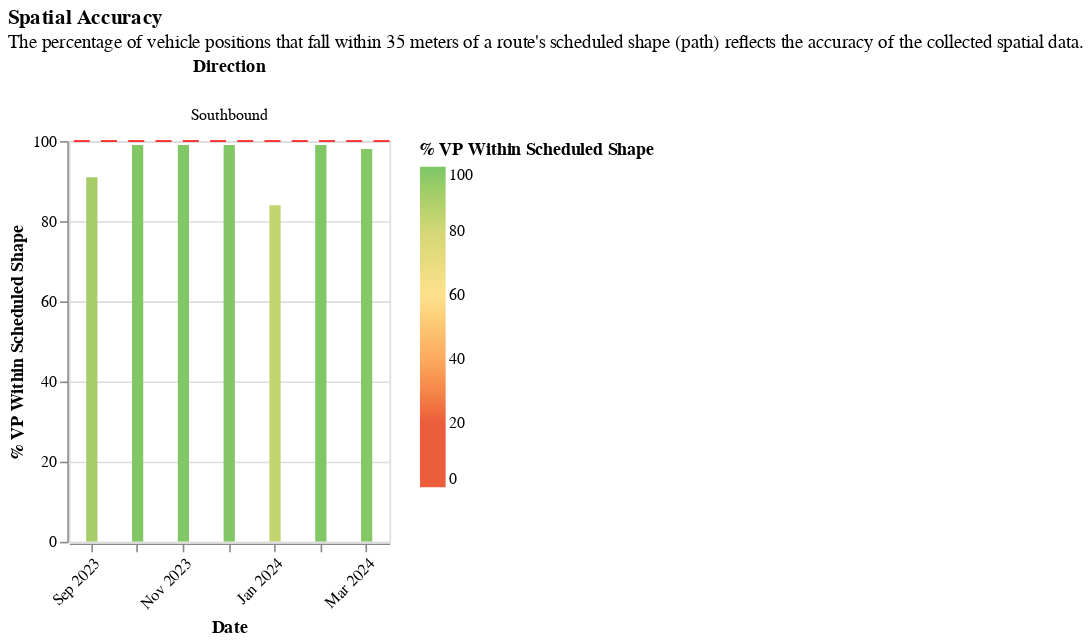

Write notebook code for a chart like this one.
### Markdown cell above
#### Spatial Accuracy

### Code cell
(
        section2_utils.base_facet_with_ruler_chart(
            all_day,
            "% VP within Scheduled Shape",
            "ruler_100_pct",
            readable_dict["spatial_accuracy_graph"]["title"],
            readable_dict["spatial_accuracy_graph"]["subtitle"],
            color_dict["spatial_accuracy_domain"],
            color_dict["spatial_accuracy_range"]
        )
        .add_params(xcol_param)
        .transform_filter(xcol_param)
    )

### Figure 1 — Vega-Lite specification as saved in the notebook (floating-point values rounded to 4 significant figures)
{"config": {"view": {"continuousWidth": 300, "continuousHeight": 300}}, "data": {"name": "data-6759fd88b462405e6327af52a3dc3830"}, "facet": {"column": {"field": "Direction", "type": "nominal"}}, "spec": {"layer": [{"mark": {"type": "bar", "clip": true, "size": 7}, "encoding": {"color": {"field": "% VP within Scheduled Shape", "scale": {"domain": [0, 20, 40, 60, 80, 100], "range": ["#ec5d3b", "#ec5d3b", "#fcaa5f", "#fde18d", "#d2d776", "#7cc665"]}, "title": "% VP Within Scheduled Shape", "type": "quantitative"}, "tooltip": [{"field": "Period", "type": "nominal"}, {"field": "Route", "type": "nominal"}, {"field": "Organization", "type": "nominal"}, {"field": "Date", "type": "temporal"}, {"field": "Direction", "type": "nominal"}, {"field": "% VP within Scheduled Shape", "type": "quantitative"}], "x": {"axis": {"format": "%b %Y", "labelAngle": -45}, "field": "Date", "timeUnit": "yearmonthdate", "title": ["Date"], "type": "ordinal"}, "y": {"field": "% VP within Scheduled Shape", "scale": {"domain": [0, 100]}, "title": "% VP Within Scheduled Shape", "type": "quantitative"}}, "name": "view_4"}, {"mark": {"type": "rule", "color": "red", "strokeDash": [10, 7]}, "encoding": {"y": {"aggregate": "mean", "field": "ruler_100_pct", "type": "quantitative"}}}], "height": 250, "width": 200}, "params": [{"name": "param_1", "select": {"type": "point", "fields": ["Route"]}, "bind": {"input": "select", "options": ["Residential Route", "Express Route"], "name": "Routes: "}, "value": "Residential Route", "views": ["view_4"]}], "title": {"text": "Spatial Accuracy", "subtitle": ["The percentage of vehicle positions that fall within 35 meters of a route's scheduled shape (path) reflects the accuracy of the collected spatial data."]}, "transform": [{"filter": {"param": "param_1"}}], "$schema": "https://vega.github.io/schema/vega-lite/v5.17.0.json", "datasets": {"data-6759fd88b462405e6327af52a3dc3830": [{"schedule_gtfs_dataset_key": "09a703757d1ed14ca9580b1385e39315", "dir_0_1": 0.0, "Period": "All Day", "Average Scheduled Service (trip minutes)": 49, "Average Stop Distance (miles)": 0.24, "# scheduled trips": 14, "Trips per Hour": 0.58, "is_express": 0.0, "is_rapid": 0.0, "is_rail": 0.0, "is_coverage": 1.0, "is_downtown_local": 1.0, "is_local": 0.0, "Date": "2023-10-11T00:00:00", "Route typology": "downtown_local", "# Minutes with 1+ VP per Minute": 737, "# Minutes with 2+ VP per Minute": 729, "Aggregate Actual Service Minutes": 774.4, "Aggregate Scheduled Service Minutes (all trips)": 637.0, "# VP": 2180, "# VP within Scheduled Shape": 2150, "# Early Arrival Trips": 2, "# On-Time Trips": 7, "# Late Trips": 4, "# Trips with VP": 13, "Average VP per Minute": 2, "% VP within Scheduled Shape": 99, "pct_rt_journey_atleast1_vp": 95.0, "pct_rt_journey_atleast2_vp": 94.0, "% Scheduled Trip w/ 1+ VP/Minute": 100.0, "% Scheduled Trip w/ 2+ VP/Minute": 100.0, "Realtime versus Scheduled Service Ratio": 1.22, "Average Actual Service (Trip Minutes)": 59.57, "GTFS Availability": "schedule_and_vp", "Speed (MPH)": 9.46, "Transit Operator": "Lawndale Beat GMV Schedule", "route_long_name": "Residential Route", "route_short_name": "Res", "Route": "Residential Route", "Route ID": "6116", "schedule_source_record_id": "recOFWnzS8spJsM1h", "Base64 Encoded Feed URL": "aHR0cHM6Ly9yaWRlbGF3bmRhbGViZWF0LmNvbS9ndGZz", "Organization ID": "recj8LXdeSurpSRNU", "Organization": "City of Lawndale", "District": "07 - Los Angeles", "ruler_100_pct": 100, "ruler_for_vp_per_min": 2, "frequency_in_minutes": 103.4, "direction_id": 0.0, "Direction": "Southbound", "recent_route_id2": "6116", "Average Scheduled Service (trip minutes)_str": "49", "Average VP per Minute_str": "2", "% VP within Scheduled Shape_str": "99"}, {"schedule_gtfs_dataset_key": "09a703757d1ed14ca9580b1385e39315", "dir_0_1": 0.0, "Period": "All Day", "Average Scheduled Service (trip minutes)": 49, "Average Stop Distance (miles)": 0.24, "# scheduled trips": 14, "Trips per Hour": 0.58, "is_express": 0.0, "is_rapid": 0.0, "is_rail": 0.0, "is_coverage": 1.0, "is_downtown_local": 1.0, "is_local": 0.0, "Date": "2023-11-15T00:00:00", "Route typology": "downtown_local", "# Minutes with 1+ VP per Minute": 699, "# Minutes with 2+ VP per Minute": 690, "Aggregate Actual Service Minutes": 684.7, "Aggregate Scheduled Service Minutes (all trips)": 686.0, "# VP": 2066, "# VP within Scheduled Shape": 2046, "# Early Arrival Trips": 3, "# On-Time Trips": 8, "# Late Trips": 3, "# Trips with VP": 14, "Average VP per Minute": 3, "% VP within Scheduled Shape": 99, "pct_rt_journey_atleast1_vp": 100.0, "pct_rt_journey_atleast2_vp": 100.0, "% Scheduled Trip w/ 1+ VP/Minute": 100.0, "% Scheduled Trip w/ 2+ VP/Minute": 100.0, "Realtime versus Scheduled Service Ratio": 1.0, "Average Actual Service (Trip Minutes)": 48.91, "GTFS Availability": "schedule_and_vp", "Speed (MPH)": 11.77, "Transit Operator": "Lawndale Beat GMV Schedule", "route_long_name": "Residential Route", "route_short_name": "Res", "Route": "Residential Route", "Route ID": "6116", "schedule_source_record_id": "recOFWnzS8spJsM1h", "Base64 Encoded Feed URL": "aHR0cHM6Ly9yaWRlbGF3bmRhbGViZWF0LmNvbS9ndGZz", "Organization ID": "recj8LXdeSurpSRNU", "Organization": "City of Lawndale", "District": "07 - Los Angeles", "ruler_100_pct": 100, "ruler_for_vp_per_min": 2, "frequency_in_minutes": 103.4, "direction_id": 0.0, "Direction": "Southbound", "recent_route_id2": "6116", "Average Scheduled Service (trip minutes)_str": "49", "Average VP per Minute_str": "3", "% VP within Scheduled Shape_str": "99"}, {"schedule_gtfs_dataset_key": "09a703757d1ed14ca9580b1385e39315", "dir_0_1": 0.0, "Period": "All Day", "Average Scheduled Service (trip minutes)": 49, "Average Stop Distance (miles)": 0.24, "# scheduled trips": 14, "Trips per Hour": 0.58, "is_express": 0.0, "is_rapid": 0.0, "is_rail": 0.0, "is_coverage": 1.0, "is_downtown_local": 1.0, "is_local": 0.0, "Date": "2023-12-13T00:00:00", "Route typology": "downtown_local", "# Minutes with 1+ VP per Minute": 676, "# Minutes with 2+ VP per Minute": 663, "Aggregate Actual Service Minutes": 724.6, "Aggregate Scheduled Service Minutes (all trips)": 637.0, "# VP": 1984, "# VP within Scheduled Shape": 1965, "# Early Arrival Trips": 1, "# On-Time Trips": 9, "# Late Trips": 3, "# Trips with VP": 13, "Average VP per Minute": 2, "% VP within Scheduled Shape": 99, "pct_rt_journey_atleast1_vp": 93.0, "pct_rt_journey_atleast2_vp": 92.0, "% Scheduled Trip w/ 1+ VP/Minute": 100.0, "% Scheduled Trip w/ 2+ VP/Minute": 100.0, "Realtime versus Scheduled Service Ratio": 1.14, "Average Actual Service (Trip Minutes)": 55.74, "GTFS Availability": "schedule_and_vp", "Speed (MPH)": 10.86, "Transit Operator": "Lawndale Beat GMV Schedule", "route_long_name": "Residential Route", "route_short_name": "Res", "Route": "Residential Route", "Route ID": "6116", "schedule_source_record_id": "recOFWnzS8spJsM1h", "Base64 Encoded Feed URL": "aHR0cHM6Ly9yaWRlbGF3bmRhbGViZWF0LmNvbS9ndGZz", "Organization ID": "recj8LXdeSurpSRNU", "Organization": "City of Lawndale", "District": "07 - Los Angeles", "ruler_100_pct": 100, "ruler_for_vp_per_min": 2, "frequency_in_minutes": 103.4, "direction_id": 0.0, "Direction": "Southbound", "recent_route_id2": "6116", "Average Scheduled Service (trip minutes)_str": "49", "Average VP per Minute_str": "2", "% VP within Scheduled Shape_str": "99"}, {"schedule_gtfs_dataset_key": "09a703757d1ed14ca9580b1385e39315", "dir_0_1": 0.0, "Period": "All Day", "Average Scheduled Service (trip minutes)": 49, "Average Stop Distance (miles)": 0.24, "# scheduled trips": 14, "Trips per Hour": 0.58, "is_express": 0.0, "is_rapid": 0.0, "is_rail": 0.0, "is_coverage": 1.0, "is_downtown_local": 1.0, "is_local": 0.0, "Date": "2024-01-17T00:00:00", "Route typology": "downtown_local", "# Minutes with 1+ VP per Minute": 1037, "# Minutes with 2+ VP per Minute": 1021, "Aggregate Actual Service Minutes": 2352.0, "Aggregate Scheduled Service Minutes (all trips)": 686.0, "# VP": 3068, "# VP within Scheduled Shape": 2561, "# Early Arrival Trips": 0, "# On-Time Trips": 8, "# Late Trips": 6, "# Trips with VP": 14, "Average VP per Minute": 1, "% VP within Scheduled Shape": 84, "pct_rt_journey_atleast1_vp": 44.0, "pct_rt_journey_atleast2_vp": 43.0, "% Scheduled Trip w/ 1+ VP/Minute": 100.0, "% Scheduled Trip w/ 2+ VP/Minute": 100.0, "Realtime versus Scheduled Service Ratio": 3.43, "Average Actual Service (Trip Minutes)": 168.0, "GTFS Availability": "schedule_and_vp", "Speed (MPH)": 5.75, "Transit Operator": "Lawndale Beat GMV Schedule", "route_long_name": "Residential Route", "route_short_name": "Res", "Route": "Residential Route", "Route ID": "6116", "schedule_source_record_id": "recOFWnzS8spJsM1h", "Base64 Encoded Feed URL": "aHR0cHM6Ly9yaWRlbGF3bmRhbGViZWF0LmNvbS9ndGZz", "Organization ID": "recj8LXdeSurpSRNU", "Organization": "City of Lawndale", "District": "07 - Los Angeles", "ruler_100_pct": 100, "ruler_for_vp_per_min": 2, "frequency_in_minutes": 103.4, "direction_id": 0.0, "Direction": "Southbound", "recent_route_id2": "6116", "Average Scheduled Service (trip minutes)_str": "49", "Average VP per Minute_str": "1", "% VP within Scheduled Shape_str": "84"}, {"schedule_gtfs_dataset_key": "09a703757d1ed14ca9580b1385e39315", "dir_0_1": 0.0, "Period": "All Day", "Average Scheduled Service (trip minutes)": 49, "Average Stop Distance (miles)": 0.24, "# scheduled trips": 14, "Trips per Hour": 0.58, "is_express": 0.0, "is_rapid": 0.0, "is_rail": 0.0, "is_coverage": 1.0, "is_downtown_local": 1.0, "is_local": 0.0, "Date": "2024-02-14T00:00:00", "Route typology": "downtown_local", "# Minutes with 1+ VP per Minute": 754, "# Minutes with 2+ VP per Minute": 739, "Aggregate Actual Service Minutes": 738.7, "Aggregate Scheduled Service Minutes (all trips)": 686.0, "# VP": 2222, "# VP within Scheduled Shape": 2205, "# Early Arrival Trips": 0, "# On-Time Trips": 10, "# Late Trips": 4, "# Trips with VP": 14, "Average VP per Minute": 3, "% VP within Scheduled Shape": 99, "pct_rt_journey_atleast1_vp": 100.0, "pct_rt_journey_atleast2_vp": 100.0, "% Scheduled Trip w/ 1+ VP/Minute": 100.0, "% Scheduled Trip w/ 2+ VP/Minute": 100.0, "Realtime versus Scheduled Service Ratio": 1.08, "Average Actual Service (Trip Minutes)": 52.76, "GTFS Availability": "schedule_and_vp", "Speed (MPH)": 11.71, "Transit Operator": "Lawndale Beat GMV Schedule", "route_long_name": "Residential Route", "route_short_name": "Res", "Route": "Residential Route", "Route ID": "6116", "schedule_source_record_id": "recOFWnzS8spJsM1h", "Base64 Encoded Feed URL": "aHR0cHM6Ly9yaWRlbGF3bmRhbGViZWF0LmNvbS9ndGZz", "Organization ID": "recj8LXdeSurpSRNU", "Organization": "City of Lawndale", "District": "07 - Los Angeles", "ruler_100_pct": 100, "ruler_for_vp_per_min": 2, "frequency_in_minutes": 103.4, "direction_id": 0.0, "Direction": "Southbound", "recent_route_id2": "6116", "Average Scheduled Service (trip minutes)_str": "49", "Average VP per Minute_str": "3", "% VP within Scheduled Shape_str": "99"}, {"schedule_gtfs_dataset_key": "09a703757d1ed14ca9580b1385e39315", "dir_0_1": 0.0, "Period": "All Day", "Average Scheduled Service (trip minutes)": 49, "Average Stop Distance (miles)": 0.24, "# scheduled trips": 14, "Trips per Hour": 0.58, "is_express": 0.0, "is_rapid": 0.0, "is_rail": 0.0, "is_coverage": 1.0, "is_downtown_local": 1.0, "is_local": 0.0, "Date": "2024-03-13T00:00:00", "Route typology": "downtown_local", "# Minutes with 1+ VP per Minute": 711, "# Minutes with 2+ VP per Minute": 695, "Aggregate Actual Service Minutes": 734.6, "Aggregate Scheduled Service Minutes (all trips)": 686.0, "# VP": 2066, "# VP within Scheduled Shape": 2035, "# Early Arrival Trips": 3, "# On-Time Trips": 7, "# Late Trips": 4, "# Trips with VP": 14, "Average VP per Minute": 2, "% VP within Scheduled Shape": 98, "pct_rt_journey_atleast1_vp": 97.0, "pct_rt_journey_atleast2_vp": 95.0, "% Scheduled Trip w/ 1+ VP/Minute": 100.0, "% Scheduled Trip w/ 2+ VP/Minute": 100.0, "Realtime versus Scheduled Service Ratio": 1.07, "Average Actual Service (Trip Minutes)": 52.47, "GTFS Availability": "schedule_and_vp", "Speed (MPH)": 11.74, "Transit Operator": "Lawndale Beat GMV Schedule", "route_long_name": "Residential Route", "route_short_name": "Res", "Route": "Residential Route", "Route ID": "6116", "schedule_source_record_id": "recOFWnzS8spJsM1h", "Base64 Encoded Feed URL": "aHR0cHM6Ly9yaWRlbGF3bmRhbGViZWF0LmNvbS9ndGZz", "Organization ID": "recj8LXdeSurpSRNU", "Organization": "City of Lawndale", "District": "07 - Los Angeles", "ruler_100_pct": 100, "ruler_for_vp_per_min": 2, "frequency_in_minutes": 103.4, "direction_id": 0.0, "Direction": "Southbound", "recent_route_id2": "6116", "Average Scheduled Service (trip minutes)_str": "49", "Average VP per Minute_str": "2", "% VP within Scheduled Shape_str": "98"}, {"schedule_gtfs_dataset_key": "09a703757d1ed14ca9580b1385e39315", "dir_0_1": 0.0, "Period": "All Day", "Average Scheduled Service (trip minutes)": 35, "Average Stop Distance (miles)": 0.27, "# scheduled trips": 16, "Trips per Hour": 0.67, "is_express": 1.0, "is_rapid": 0.0, "is_rail": 0.0, "is_coverage": 0.0, "is_downtown_local": 1.0, "is_local": 0.0, "Date": "2023-10-11T00:00:00", "Route typology": "express", "# Minutes with 1+ VP per Minute": 274, "# Minutes with 2+ VP per Minute": 272, "Aggregate Actual Service Minutes": 269.7, "Aggregate Scheduled Service Minutes (all trips)": 210.0, "# VP": 815, "# VP within Scheduled Shape": 806, "# Early Arrival Trips": 0, "# On-Time Trips": 4, "# Late Trips": 2, "# Trips with VP": 6, "Average VP per Minute": 3, "% VP within Scheduled Shape": 99, "pct_rt_journey_atleast1_vp": 100.0, "pct_rt_journey_atleast2_vp": 100.0, "% Scheduled Trip w/ 1+ VP/Minute": 100.0, "% Scheduled Trip w/ 2+ VP/Minute": 100.0, "Realtime versus Scheduled Service Ratio": 1.28, "Average Actual Service (Trip Minutes)": 44.95, "GTFS Availability": "schedule_and_vp", "Speed (MPH)": 11.49, "Transit Operator": "Lawndale Beat GMV Schedule", "route_long_name": "Express Route", "route_short_name": "EX", "Route": "Express Route", "Route ID": "6117", "schedule_source_record_id": "recOFWnzS8spJsM1h", "Base64 Encoded Feed URL": "aHR0cHM6Ly9yaWRlbGF3bmRhbGViZWF0LmNvbS9ndGZz", "Organization ID": "recj8LXdeSurpSRNU", "Organization": "City of Lawndale", "District": "07 - Los Angeles", "ruler_100_pct": 100, "ruler_for_vp_per_min": 2, "frequency_in_minutes": 89.55, "direction_id": 0.0, "Direction": "Southbound", "recent_route_id2": "6117", "Average Scheduled Service (trip minutes)_str": "35", "Average VP per Minute_str": "3", "% VP within Scheduled Shape_str": "99"}, {"schedule_gtfs_dataset_key": "09a703757d1ed14ca9580b1385e39315", "dir_0_1": 0.0, "Period": "All Day", "Average Scheduled Service (trip minutes)": 35, "Average Stop Distance (miles)": 0.27, "# scheduled trips": 16, "Trips per Hour": 0.67, "is_express": 1.0, "is_rapid": 0.0, "is_rail": 0.0, "is_coverage": 0.0, "is_downtown_local": 1.0, "is_local": 0.0, "Date": "2023-11-15T00:00:00", "Route typology": "express", "# Minutes with 1+ VP per Minute": 27, "# Minutes with 2+ VP per Minute": 24, "Aggregate Actual Service Minutes": 95.63, "Aggregate Scheduled Service Minutes (all trips)": 35.0, "# VP": 74, "# VP within Scheduled Shape": 71, "# Early Arrival Trips": 0, "# On-Time Trips": 0, "# Late Trips": 1, "# Trips with VP": 1, "Average VP per Minute": 0, "% VP within Scheduled Shape": 96, "pct_rt_journey_atleast1_vp": 28.0, "pct_rt_journey_atleast2_vp": 25.0, "% Scheduled Trip w/ 1+ VP/Minute": 77.0, "% Scheduled Trip w/ 2+ VP/Minute": 69.0, "Realtime versus Scheduled Service Ratio": 2.73, "Average Actual Service (Trip Minutes)": 95.63, "GTFS Availability": "schedule_and_vp", "Speed (MPH)": null, "Transit Operator": "Lawndale Beat GMV Schedule", "route_long_name": "Express Route", "route_short_name": "EX", "Route": "Express Route", "Route ID": "6117", "schedule_source_record_id": "recOFWnzS8spJsM1h", "Base64 Encoded Feed URL": "aHR0cHM6Ly9yaWRlbGF3bmRhbGViZWF0LmNvbS9ndGZz", "Organization ID": "recj8LXdeSurpSRNU", "Organization": "City of Lawndale", "District": "07 - Los Angeles", "ruler_100_pct": 100, "ruler_for_vp_per_min": 2, "frequency_in_minutes": 89.55, "direction_id": 0.0, "Direction": "Southbound", "recent_route_id2": "6117", "Average Scheduled Service (trip minutes)_str": "35", "Average VP per Minute_str": "0", "% VP within Scheduled Shape_str": "96"}, {"schedule_gtfs_dataset_key": "09a703757d1ed14ca9580b1385e39315", "dir_0_1": 0.0, "Period": "All Day", "Average Scheduled Service (trip minutes)": 35, "Average Stop Distance (miles)": 0.27, "# scheduled trips": 16, "Trips per Hour": 0.67, "is_express": 1.0, "is_rapid": 0.0, "is_rail": 0.0, "is_coverage": 0.0, "is_downtown_local": 1.0, "is_local": 0.0, "Date": "2023-12-13T00:00:00", "Route typology": "express", "# Minutes with 1+ VP per Minute": 750, "# Minutes with 2+ VP per Minute": 738, "Aggregate Actual Service Minutes": 1469.0, "Aggregate Scheduled Service Minutes (all trips)": 420.0, "# VP": 2215, "# VP within Scheduled Shape": 2003, "# Early Arrival Trips": 1, "# On-Time Trips": 2, "# Late Trips": 9, "# Trips with VP": 12, "Average VP per Minute": 1, "% VP within Scheduled Shape": 90, "pct_rt_journey_atleast1_vp": 51.0, "pct_rt_journey_atleast2_vp": 50.0, "% Scheduled Trip w/ 1+ VP/Minute": 100.0, "% Scheduled Trip w/ 2+ VP/Minute": 100.0, "Realtime versus Scheduled Service Ratio": 3.5, "Average Actual Service (Trip Minutes)": 122.4, "GTFS Availability": "schedule_and_vp", "Speed (MPH)": 9.58, "Transit Operator": "Lawndale Beat GMV Schedule", "route_long_name": "Express Route", "route_short_name": "EX", "Route": "Express Route", "Route ID": "6117", "schedule_source_record_id": "recOFWnzS8spJsM1h", "Base64 Encoded Feed URL": "aHR0cHM6Ly9yaWRlbGF3bmRhbGViZWF0LmNvbS9ndGZz", "Organization ID": "recj8LXdeSurpSRNU", "Organization": "City of Lawndale", "District": "07 - Los Angeles", "ruler_100_pct": 100, "ruler_for_vp_per_min": 2, "frequency_in_minutes": 89.55, "direction_id": 0.0, "Direction": "Southbound", "recent_route_id2": "6117", "Average Scheduled Service (trip minutes)_str": "35", "Average VP per Minute_str": "1", "% VP within Scheduled Shape_str": "90"}, {"schedule_gtfs_dataset_key": "09a703757d1ed14ca9580b1385e39315", "dir_0_1": 0.0, "Period": "All Day", "Average Scheduled Service (trip minutes)": 35, "Average Stop Distance (miles)": 0.27, "# scheduled trips": 16, "Trips per Hour": 0.67, "is_express": 1.0, "is_rapid": 0.0, "is_rail": 0.0, "is_coverage": 0.0, "is_downtown_local": 1.0, "is_local": 0.0, "Date": "2024-01-17T00:00:00", "Route typology": "express", "# Minutes with 1+ VP per Minute": 394, "# Minutes with 2+ VP per Minute": 385, "Aggregate Actual Service Minutes": 401.5, "Aggregate Scheduled Service Minutes (all trips)": 315.0, "# VP": 1151, "# VP within Scheduled Shape": 1151, "# Early Arrival Trips": 0, "# On-Time Trips": 5, "# Late Trips": 4, "# Trips with VP": 9, "Average VP per Minute": 2, "% VP within Scheduled Shape": 100, "pct_rt_journey_atleast1_vp": 98.0, "pct_rt_journey_atleast2_vp": 96.0, "% Scheduled Trip w/ 1+ VP/Minute": 100.0, "% Scheduled Trip w/ 2+ VP/Minute": 100.0, "Realtime versus Scheduled Service Ratio": 1.27, "Average Actual Service (Trip Minutes)": 44.62, "GTFS Availability": "schedule_and_vp", "Speed (MPH)": 8.96, "Transit Operator": "Lawndale Beat GMV Schedule", "route_long_name": "Express Route", "route_short_name": "EX", "Route": "Express Route", "Route ID": "6117", "schedule_source_record_id": "recOFWnzS8spJsM1h", "Base64 Encoded Feed URL": "aHR0cHM6Ly9yaWRlbGF3bmRhbGViZWF0LmNvbS9ndGZz", "Organization ID": "recj8LXdeSurpSRNU", "Organization": "City of Lawndale", "District": "07 - Los Angeles", "ruler_100_pct": 100, "ruler_for_vp_per_min": 2, "frequency_in_minutes": 89.55, "direction_id": 0.0, "Direction": "Southbound", "recent_route_id2": "6117", "Average Scheduled Service (trip minutes)_str": "35", "Average VP per Minute_str": "2", "% VP within Scheduled Shape_str": "100"}, {"schedule_gtfs_dataset_key": "09a703757d1ed14ca9580b1385e39315", "dir_0_1": 0.0, "Period": "All Day", "Average Scheduled Service (trip minutes)": 35, "Average Stop Distance (miles)": 0.27, "# scheduled trips": 16, "Trips per Hour": 0.67, "is_express": 1.0, "is_rapid": 0.0, "is_rail": 0.0, "is_coverage": 0.0, "is_downtown_local": 1.0, "is_local": 0.0, "Date": "2024-02-14T00:00:00", "Route typology": "express", "# Minutes with 1+ VP per Minute": 290, "# Minutes with 2+ VP per Minute": 285, "Aggregate Actual Service Minutes": 286.2, "Aggregate Scheduled Service Minutes (all trips)": 175.0, "# VP": 855, "# VP within Scheduled Shape": 855, "# Early Arrival Trips": 1, "# On-Time Trips": 0, "# Late Trips": 4, "# Trips with VP": 5, "Average VP per Minute": 2, "% VP within Scheduled Shape": 100, "pct_rt_journey_atleast1_vp": 100.0, "pct_rt_journey_atleast2_vp": 100.0, "% Scheduled Trip w/ 1+ VP/Minute": 100.0, "% Scheduled Trip w/ 2+ VP/Minute": 100.0, "Realtime versus Scheduled Service Ratio": 1.64, "Average Actual Service (Trip Minutes)": 57.25, "GTFS Availability": "schedule_and_vp", "Speed (MPH)": 5.83, "Transit Operator": "Lawndale Beat GMV Schedule", "route_long_name": "Express Route", "route_short_name": "EX", "Route": "Express Route", "Route ID": "6117", "schedule_source_record_id": "recOFWnzS8spJsM1h", "Base64 Encoded Feed URL": "aHR0cHM6Ly9yaWRlbGF3bmRhbGViZWF0LmNvbS9ndGZz", "Organization ID": "recj8LXdeSurpSRNU", "Organization": "City of Lawndale", "District": "07 - Los Angeles", "ruler_100_pct": 100, "ruler_for_vp_per_min": 2, "frequency_in_minutes": 89.55, "direction_id": 0.0, "Direction": "Southbound", "recent_route_id2": "6117", "Average Scheduled Service (trip minutes)_str": "35", "Average VP per Minute_str": "2", "% VP within Scheduled Shape_str": "100"}, {"schedule_gtfs_dataset_key": "09a703757d1ed14ca9580b1385e39315", "dir_0_1": 0.0, "Period": "All Day", "Average Scheduled Service (trip minutes)": 35, "Average Stop Distance (miles)": 0.27, "# scheduled trips": 16, "Trips per Hour": 0.67, "is_express": 1.0, "is_rapid": 0.0, "is_rail": 0.0, "is_coverage": 0.0, "is_downtown_local": 1.0, "is_local": 0.0, "Date": "2024-03-13T00:00:00", "Route typology": "express", "# Minutes with 1+ VP per Minute": 688, "# Minutes with 2+ VP per Minute": 679, "Aggregate Actual Service Minutes": 675.4, "Aggregate Scheduled Service Minutes (all trips)": 560.0, "# VP": 2031, "# VP within Scheduled Shape": 2014, "# Early Arrival Trips": 0, "# On-Time Trips": 8, "# Late Trips": 8, "# Trips with VP": 16, "Average VP per Minute": 3, "% VP within Scheduled Shape": 99, "pct_rt_journey_atleast1_vp": 100.0, "pct_rt_journey_atleast2_vp": 100.0, "% Scheduled Trip w/ 1+ VP/Minute": 100.0, "% Scheduled Trip w/ 2+ VP/Minute": 100.0, "Realtime versus Scheduled Service Ratio": 1.21, "Average Actual Service (Trip Minutes)": 42.21, "GTFS Availability": "schedule_and_vp", "Speed (MPH)": 12.9, "Transit Operator": "Lawndale Beat GMV Schedule", "route_long_name": "Express Route", "route_short_name": "EX", "Route": "Express Route", "Route ID": "6117", "schedule_source_record_id": "recOFWnzS8spJsM1h", "Base64 Encoded Feed URL": "aHR0cHM6Ly9yaWRlbGF3bmRhbGViZWF0LmNvbS9ndGZz", "Organization ID": "recj8LXdeSurpSRNU", "Organization": "City of Lawndale", "District": "07 - Los Angeles", "ruler_100_pct": 100, "ruler_for_vp_per_min": 2, "frequency_in_minutes": 89.55, "direction_id": 0.0, "Direction": "Southbound", "recent_route_id2": "6117", "Average Scheduled Service (trip minutes)_str": "35", "Average VP per Minute_str": "3", "% VP within Scheduled Shape_str": "99"}, {"schedule_gtfs_dataset_key": "7f75702198137c1a9b53dca78f702ddb", "dir_0_1": 0.0, "Period": "All Day", "Average Scheduled Service (trip minutes)": 49, "Average Stop Distance (miles)": 0.24, "# scheduled trips": 14, "Trips per Hour": 0.58, "is_express": 0.0, "is_rapid": 0.0, "is_rail": 0.0, "is_coverage": 1.0, "is_downtown_local": 1.0, "is_local": 0.0, "Date": "2023-09-13T00:00:00", "Route typology": "downtown_local", "# Minutes with 1+ VP per Minute": 194, "# Minutes with 2+ VP per Minute": 193, "Aggregate Actual Service Minutes": 192.0, "Aggregate Scheduled Service Minutes (all trips)": 196.0, "# VP": 578, "# VP within Scheduled Shape": 526, "# Early Arrival Trips": 2, "# On-Time Trips": 0, "# Late Trips": 2, "# Trips with VP": 4, "Average VP per Minute": 3, "% VP within Scheduled Shape": 91, "pct_rt_journey_atleast1_vp": 100.0, "pct_rt_journey_atleast2_vp": 100.0, "% Scheduled Trip w/ 1+ VP/Minute": 99.0, "% Scheduled Trip w/ 2+ VP/Minute": 98.0, "Realtime versus Scheduled Service Ratio": 0.98, "Average Actual Service (Trip Minutes)": 48.01, "GTFS Availability": "schedule_and_vp", "Speed (MPH)": 12.78, "Transit Operator": "Lawndale Beat GMV Schedule", "route_long_name": "Residential Route", "route_short_name": "Res", "Route": "Residential Route", "Route ID": "6116", "schedule_source_record_id": "recOFWnzS8spJsM1h", "Base64 Encoded Feed URL": "aHR0cHM6Ly9yaWRlbGF3bmRhbGViZWF0LmNvbS9ndGZz", "Organization ID": "recj8LXdeSurpSRNU", "Organization": "City of Lawndale", "District": "07 - Los Angeles", "ruler_100_pct": 100, "ruler_for_vp_per_min": 2, "frequency_in_minutes": 103.4, "direction_id": 0.0, "Direction": "Southbound", "recent_route_id2": "6116", "Average Scheduled Service (trip minutes)_str": "49", "Average VP per Minute_str": "3", "% VP within Scheduled Shape_str": "91"}, {"schedule_gtfs_dataset_key": "7f75702198137c1a9b53dca78f702ddb", "dir_0_1": 0.0, "Period": "All Day", "Average Scheduled Service (trip minutes)": 35, "Average Stop Distance (miles)": 0.27, "# scheduled trips": 16, "Trips per Hour": 0.67, "is_express": 1.0, "is_rapid": 0.0, "is_rail": 0.0, "is_coverage": 0.0, "is_downtown_local": 1.0, "is_local": 0.0, "Date": "2023-09-13T00:00:00", "Route typology": "express", "# Minutes with 1+ VP per Minute": 554, "# Minutes with 2+ VP per Minute": 537, "Aggregate Actual Service Minutes": 551.6, "Aggregate Scheduled Service Minutes (all trips)": 350.0, "# VP": 1614, "# VP within Scheduled Shape": 1144, "# Early Arrival Trips": 0, "# On-Time Trips": 3, "# Late Trips": 7, "# Trips with VP": 10, "Average VP per Minute": 2, "% VP within Scheduled Shape": 71, "pct_rt_journey_atleast1_vp": 100.0, "pct_rt_journey_atleast2_vp": 97.0, "% Scheduled Trip w/ 1+ VP/Minute": 100.0, "% Scheduled Trip w/ 2+ VP/Minute": 100.0, "Realtime versus Scheduled Service Ratio": 1.58, "Average Actual Service (Trip Minutes)": 55.16, "GTFS Availability": "schedule_and_vp", "Speed (MPH)": 11.25, "Transit Operator": "Lawndale Beat GMV Schedule", "route_long_name": "Express Route", "route_short_name": "EX", "Route": "Express Route", "Route ID": "6117", "schedule_source_record_id": "recOFWnzS8spJsM1h", "Base64 Encoded Feed URL": "aHR0cHM6Ly9yaWRlbGF3bmRhbGViZWF0LmNvbS9ndGZz", "Organization ID": "recj8LXdeSurpSRNU", "Organization": "City of Lawndale", "District": "07 - Los Angeles", "ruler_100_pct": 100, "ruler_for_vp_per_min": 2, "frequency_in_minutes": 89.55, "direction_id": 0.0, "Direction": "Southbound", "recent_route_id2": "6117", "Average Scheduled Service (trip minutes)_str": "35", "Average VP per Minute_str": "2", "% VP within Scheduled Shape_str": "71"}]}}
